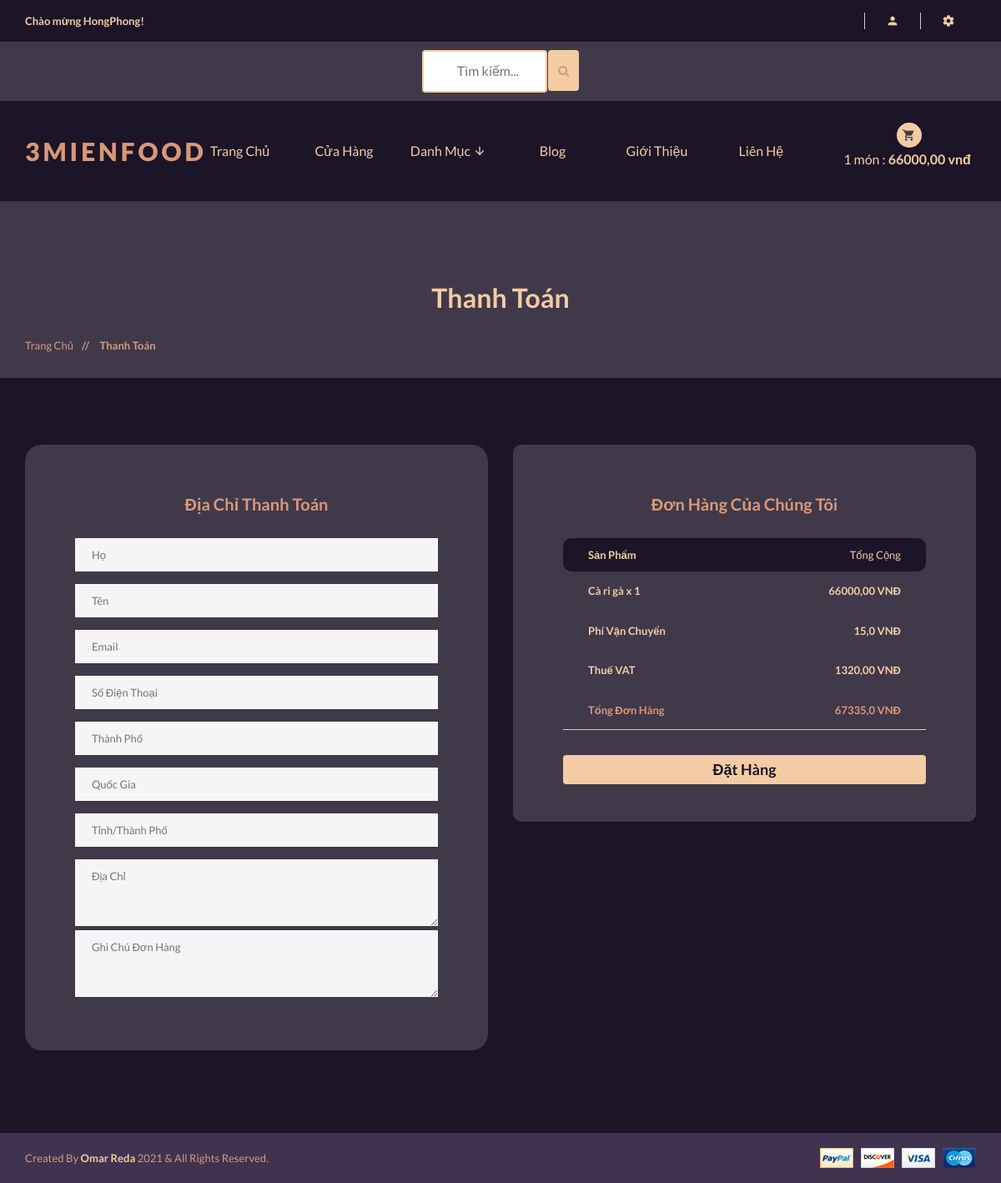
The app's page /orders/checkout/ (signed in) with its own data.
### accounts/models.py (models this page shows, shortened)
class Account(AbstractBaseUser):
    first_name = models.CharField(max_length=50)
    last_name = models.CharField(max_length=50)
    username = models.CharField(max_length=50, unique=True)
    email = models.EmailField(max_length=100, unique=True)
    Phone_number = models.CharField(max_length=50)
    is_admin = models.BooleanField(default=False)
    is_staff = models.BooleanField(default=False)
    is_active = models.BooleanField(default=False)
    is_superadmin = models.BooleanField(default=False)
    date_joined_for_format = models.DateTimeField(auto_now_add=True)
    last_login_for_format  = models.DateTimeField(auto_now_add=True)
    USERNAME_FIELD = 'email'
    REQUIRED_FIELDS = ['username', 'first_name', 'last_name']
    objects = AccountManger()

### cart/models.py (models this page shows, shortened)
class CartItem(models.Model):
    user = models.ForeignKey(Account, on_delete=models.CASCADE, null=True )
    product = models.ForeignKey(Product, on_delete=models.CASCADE)
    variation = models.ManyToManyField(Variation, blank=True)
    cart = models.ForeignKey(Cart, on_delete=models.CASCADE, null=True)
    quantity = models.IntegerField()
    is_active = models.BooleanField(default=True)
    def sub_total(self):
        return self.product.price * self.quantity

### shop/models.py (models this page shows, shortened)
class Product(models.Model):
    category = models.ForeignKey(Category, on_delete=models.CASCADE)
    name = models.CharField(max_length=100, unique=True)
    slug = models.SlugField(max_length=100, unique=True)
    description = models.TextField(max_length=300, blank=True)
    price = models.DecimalField(max_digits=999999, decimal_places=2)
    discount = models.DecimalField(max_digits=6, decimal_places=2, default=0.00)
    image = models.ImageField(upload_to='photos/products')
    stock = models.IntegerField()
    new = models.BooleanField(default=False)
    is_available = models.BooleanField(default=True)
    date_joined_for_format = models.DateTimeField(auto_now_add=True)
    last_login_for_format = models.DateTimeField(auto_now=True)
    def get_prodcut_details_url(self):
        return reverse('shop:product_details', args=[self.category.slug, self.slug])
    class Meta:
        verbose_name_plural = 'Products'
        ordering = ('-date_joined_for_format',)

### orders/views.py (the view)
# urls.py: path('checkout/', views.checkout, name='checkout'),
@login_required(login_url = 'accounts:login')
def checkout(request,total=0, total_price=0, quantity=0, cart_items=None):
    tax = 0.00
    handing = 0.00
    try:
        if request.user.is_authenticated:
            cart_items = CartItem.objects.filter(user=request.user, is_active=True)
        else:
            cart = Cart.objects.get(cart_id=_cart_id(request))
            cart_items = CartItem.objects.filter(cart=cart, is_active=True)
        for cart_item in cart_items:
            total_price += (cart_item.product.price * cart_item.quantity)
            quantity += cart_item.quantity
        total = total_price + 10
    except ObjectDoesNotExist:
        pass # just ignore
    tax = round(((2 * total_price)/100), 2)
    grand_total = total_price + tax
    handing = 15.00
    total = float(grand_total) + handing
    context = {
        'total_price': total_price,
        'quantity': quantity,
        'cart_items':cart_items,
        'handing': handing,
        'vat' : tax,
        'order_total': total,
    }
    return render(request, 'shop/orders/checkout/checkout.html', context)

### shop/context_processors.py (called while the page is built)
def category_list(request):
    return {
        'categories' : Category.objects.all(),
    }

### shop/models.py (called while the page is built)
    def get_category_slug_url(self):
        return reverse('shop:categries', args=[self.slug])

### templates/shop/orders/checkout/checkout.html (shortened to what this page needs)
{% extends '../../../base.html' %}
{% load static %}
{% block content %}
<div class="pages-title section-padding">
    <div class="container">
        <div class="row">
            <div class="col-xs-12">
                <div class="pages-title-text text-center">
                    <h2 style="color:#f4cca4">Thanh Toán</h2>
                    <ul class="text-left">
                        <li><a style="color:#d99879" href="\">Trang Chủ</a></li>
                        <li style="color:#d99879"><span> // </span>Thanh Toán</li>
                    </ul>
                </div>
            </div>
        </div>
    </div>
</div>
<section style="margin-bottom:50;background:#1c1427" class="pages checkout section-padding">
    <div class="container">
        <div class="row">
            <form action="{% url 'orders:payment' %}" method="post">
                <div class="col-sm-6">
                    <div style="border-radius:20px;" class="main-input single-cart-form padding60">
                        <div class="log-title text-center">
                            <h3><strong style="color:#d99879">Địa Chỉ Thanh Toán</strong></h3>
                        </div>
                        <div class="custom-input">
                            <input type="text" name="first_name" placeholder="Họ" required />
                            <input type="text" name="last_name" placeholder="Tên" required />
                            <input type="text" name="email" placeholder="Email" required />
                            <input type="text" name="phone" placeholder="Số Điện Thoại" required />
                            <input type="text" name="city" placeholder="Thành Phố" required />
                            <input type="text" name="country" placeholder="Quốc Gia" required />
                            <input type="text" name="state" placeholder="Tỉnh/Thành Phố" required />
                            <div class="custom-mess">
                                <textarea rows="2" placeholder="Địa Chỉ" name="address" required></textarea>
                            </div>
                            <div class="custom-mess">
                                <textarea rows="2" placeholder="Ghi Chú Đơn Hàng" name="order_note"></textarea>
                            </div>
                        </div>
                    </div><br>
                </div>
                <div class="col-xs-12 col-sm-6">
                    <div style="border-radius:10px;" class="padding60">
                        <div class="log-title text-center">
                            <h3><strong style="color:#d99879">Đơn Hàng Của Chúng Tôi</strong></h3>
                        </div>
                        <div class="cart-form-text pay-details table-responsive">
                            <table>
                                <thead>
                                    <tr>
                                        <th style="color:#f4cca4;background:#1c1427;border-radius:10px 0 0 10px;">Sản
                                            Phẩm</th>
                                        <td style="color:#f4cca4;background:#1c1427;border-radius:0 10px 10px 0;">Tổng
                                            Cộng</td>
                                    </tr>
                                </thead>
                                <tbody>
                                    {% for cart_item in cart_items %}
                                    <tr>
                                        <th>{{cart_item.product.name}} x {{cart_item.quantity}}</th>
                                        <td>{{cart_item.sub_total}} VNĐ</td>
                                    </tr>
                                    {% endfor %}
                                    <tr>
                                        <th>Phí Vận Chuyển</th>
                                        <td>{{handing}} VNĐ</td>
                                    </tr>
                                    <tr>
                                        <th>Thuế VAT</th>
                                        <td>{{vat}} VNĐ</td>
                                    </tr>
                                    <tr style="color:#d99879">
                                        <th>Tổng Đơn Hàng</th>
                                        <td>{{order_total}} VNĐ</td>
                                    </tr>
                                </tbody>
                            </table>
                            <div style="width:100%" class="submit-text">
                                <button href="#" class="btn btn-warning"
                                    style="background:#f4cca4;color:#1c1427; width:100% ; text-transform: capitalize;font-size:18px"><b>Đặt
                                        Hàng</b></button>
                            </div>
                        </div>
                    </div>
                </div>
            </form>
        </div>
    </div>
</section>
{% endblock content %}

### templates/base.html (shortened to what this page needs)
{% load static %}
<!doctype html>
<html class="no-js" lang="">
<head>
    <link rel="stylesheet" href="{% static 'css/bootstrap.min.css' %}">
    <link rel="stylesheet" href="{% static 'css/animate.css' %}">
    <link rel="stylesheet" href="{% static 'css/materialdesignicons.min.css' %}">
    <link rel="stylesheet" href="{% static 'css/jquery.simpleLens.css' %}">
    <link rel="stylesheet" href="{% static 'css/jquery-ui.min.css' %}">
    <link rel="stylesheet" href="{% static 'css/meanmenu.min.css' %}">
    <link rel="stylesheet" href="{% static 'css/nivo-slider.css' %}">
    <link rel="stylesheet" href="{% static 'css/owl.carousel.css' %}">
    <link rel="stylesheet" href="{% static 'css/style.css' %}">
    <link rel="stylesheet" href="{% static 'css/responsive.css' %}">
    <link rel="stylesheet" href="https://cdnjs.cloudflare.com/ajax/libs/font-awesome/4.7.0/css/font-awesome.min.css">
</head>
<body style="background:#40394a">
    <header style="background:#1c1427" class="header-one header-two">
        <div style="background:#1c1427" class="header-top-two">
            <div class="container text-center">
                <div class="row">
                    <div class="col-sm-12">
                        <div class="middel-top">
                            {% if user.id is None %}
                            <div class="left floatleft">
                                <p style="color:#f4cca4"><b>Chào mừng Khách!</b></p>
                            </div>
                            {% else %}
                            <div class="left floatleft">
                                <p style="color:#f4cca4"><b>Chào mừng {{ user.first_name | capfirst }}!</b></p>
                            </div>
                            {% endif %}
                        </div>
                        <div class="middel-top clearfix">
                            <ul class="clearfix right floatright">
                                <li>
                                    <a style="color:#f4cca4" href="#"><i class="mdi mdi-account"></i></a>
                                </li>
                                <li>
                                    <a style="color:#f4cca4" href="#"><i class="mdi mdi-settings"></i></a>
                                </li>
                            </ul>
                        </div>
                    </div>
                </div>
            </div>
        </div>
        <div style="background:#40394a">
            <div class="container text-center">
                <div class="row">
                    <div class="col-sm-12">
                        <form id="searchh" action="{% url 'shop:search' %}" method="GET">
                            <input type="text" name="keyword" placeholder="Tìm kiếm...">
                            <button style="height:49px; margin-bottom:6px; background:#f4cca4; margin-left:-1px; border:None" class="btn btn-warning" type="submit">
                                <i style="color:#d99879" class="fa fa-search"></i>
                            </button>
                        </form>
                    </div>
                </div>
            </div>
        </div>
        <div class="container text-center">
            <div class="row">
                <div class="col-sm-2">
                    <div class="logo">
                        <a style="color:#f4cca4; font-weight: 800;" href="\">
                            <span style="color:#d99879">3MIENFOOD</span>
                        </a>
                    </div>
                </div>
                <div class="col-sm-8">
                    <div class="header-middel">
                        <div class="mainmenu">
                            <nav>
                                <ul>
                                    <li><a href="\">Trang chủ</a></li>
                                    <li><a href="{% url 'shop:shop' %}">Cửa hàng</a></li>
                                    <li><a href="#">Danh mục <i class="mdi mdi-arrow-down"></i></a>
                                    </li>
                                    <li><a href="blog.html">Blog</a></li>
                                    <li><a href="about.html">Giới thiệu</a></li>
                                    <li><a href="contact.html">Liên hệ</a></li>
                                </ul>
                            </nav>
                        </div>
                    </div>
                </div>
                <div class="col-sm-2">
                    <div class="cart-itmes">
                        <a class="cart-itme-a" href="{% url 'cart:cart' %}">
                            <i class="mdi mdi-cart"></i>
                            {{ quantityyy }} món : <strong>{{ totalll }} VNĐ</strong>
                        </a>
                    </div>
                </div>
            </div>
        </div>
    </header>
    <br>
    {% block content %}
    {% endblock content %}
    <footer>
        <div  style="background:#3f3350" class="footer-bottom">
            <div class="container">
                <div class="row">
                    <div class="col-xs-12 col-sm-6">
                        <p style="color:#d99879">Created By <span style="color:#f4cca4"><b>Omar Reda</b></span> 2021 &
                            All Rights Reserved.</p>
                    </div>
                    <div class="col-xs-12 col-sm-6 text-right">
                        <a href="#"><img src="{% static 'img/footer/payment.png' %}" alt="" /></a>
                    </div>
                </div>
            </div>
        </div>
    </footer>
</body>
</html>

### templates/base.html (style rules this page uses)
#searchh input[type=text] { width: 150px; margin-top:10px; margin-bottom:10px; box-sizing: border-box; border: 2px solid #f4cca4; border-radius: 4px; font-size: 16px; color:#1c1427; background-color: #fff; background-position: 10px 10px; background-repeat: no-repeat; padding: 12px 20px 12px 40px; -webkit-transition: width 0.4s ease-in-out; transition: width 0.4s ease-in-out; }

### records on screen
Account: first_name "HongPhong"
CartItem: product.name "Cà ri gà", quantity "1", sub_total "66000,00"

### other values on screen
{{ quantityyy }} "1"
{{ totalll }} "66000,00"
{{ handing }} "15,0"
{{ vat }} "1320,00"
{{ order_total }} "67335,0"
